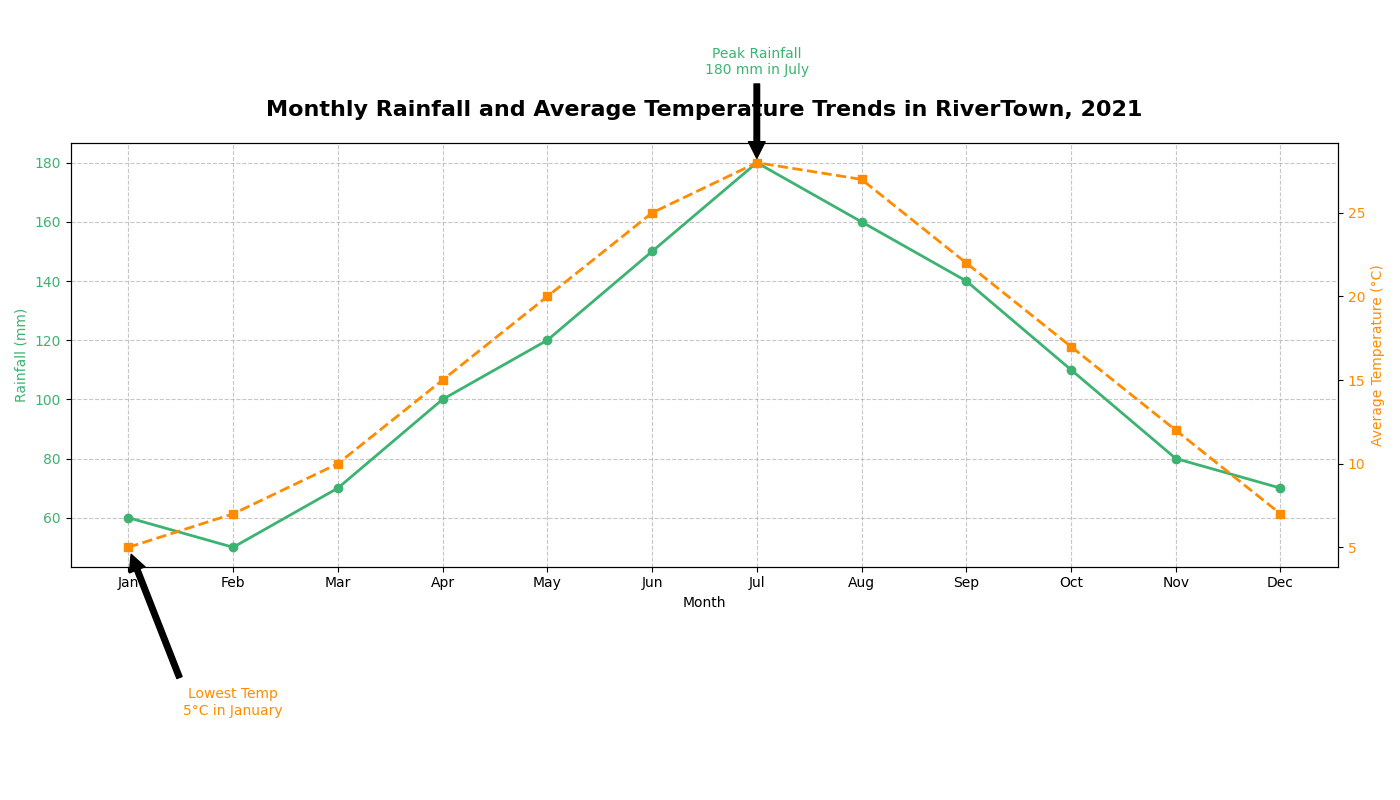

Generate this figure with Python:
import matplotlib.pyplot as plt
import numpy as np

months = ["Jan", "Feb", "Mar", "Apr", "May", "Jun", "Jul", "Aug", "Sep", "Oct", "Nov", "Dec"]

rainfall = [60, 50, 70, 100, 120, 150, 180, 160, 140, 110, 80, 70]
avg_temperature = [5, 7, 10, 15, 20, 25, 28, 27, 22, 17, 12, 7]

fig, ax1 = plt.subplots(figsize=(14, 8))

# New color for rainfall
color_rainfall = 'mediumseagreen'
ax1.set_xlabel('Month')
ax1.set_ylabel('Rainfall (mm)', color=color_rainfall)
ax1.plot(months, rainfall, marker='o', linestyle='-', color=color_rainfall, linewidth=2, label='Monthly Rainfall')
ax1.tick_params(axis='y', labelcolor=color_rainfall)
ax1.set_title("Monthly Rainfall and Average Temperature Trends in RiverTown, 2021", fontsize=16, fontweight='bold', pad=20)

ax2 = ax1.twinx()

# New color for temperature
color_temperature = 'darkorange'
ax2.set_ylabel('Average Temperature (°C)', color=color_temperature)
ax2.plot(months, avg_temperature, marker='s', linestyle='--', color=color_temperature, linewidth=2, label='Average Temperature (°C)')
ax2.tick_params(axis='y', labelcolor=color_temperature)

ax1.grid(True, linestyle='--', alpha=0.7)

peak_rainfall_month = 'Jul'
peak_rainfall = rainfall[months.index(peak_rainfall_month)]
ax1.annotate('Peak Rainfall\n180 mm in July', xy=(peak_rainfall_month, peak_rainfall), xytext=(peak_rainfall_month, peak_rainfall+30),
             arrowprops=dict(facecolor='black', shrink=0.05),
             fontsize=10, ha='center', color=color_rainfall)

lowest_temp_month = 'Jan'
lowest_temp = avg_temperature[months.index(lowest_temp_month)]
ax2.annotate('Lowest Temp\n5°C in January', xy=(lowest_temp_month, lowest_temp), xytext=('Feb', lowest_temp-10),
             arrowprops=dict(facecolor='black', shrink=0.05),
             fontsize=10, ha='center', color=color_temperature)

fig.tight_layout()
plt.show()
